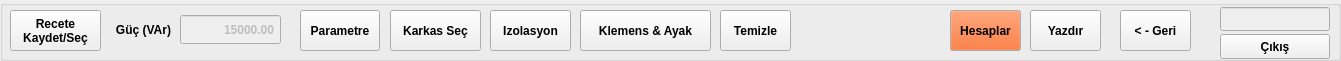
   <widget class="QGroupBox" name="groupBox_27">
    <property name="geometry">
     <rect>
      <x>4</x>
      <y>0</y>
      <width>1341</width>
      <height>61</height>
     </rect>
    </property>
    <property name="title">
     <string/>
    </property>
    <property name="flat">
     <bool>false</bool>
    </property>
    <widget class="QPushButton" name="pushButton_2">
     <property name="geometry">
      <rect>
       <x>1120</x>
       <y>10</y>
       <width>71</width>
       <height>41</height>
      </rect>
     </property>
     <property name="font">
      <font>
       <weight>75</weight>
       <bold>true</bold>
      </font>
     </property>
     <property name="text">
      <string>&lt; - Geri</string>
     </property>
    </widget>
    <widget class="QPushButton" name="pushButton_5">
     <property name="enabled">
      <bool>true</bool>
     </property>
     <property name="geometry">
      <rect>
       <x>10</x>
       <y>10</y>
       <width>91</width>
       <height>41</height>
      </rect>
     </property>
     <property name="font">
      <font>
       <weight>75</weight>
       <bold>true</bold>
      </font>
     </property>
     <property name="text">
      <string>Recete 
Kaydet/Seç</string>
     </property>
    </widget>
    <widget class="QLineEdit" name="lineEdit_user">
     <property name="enabled">
      <bool>false</bool>
     </property>
     <property name="geometry">
      <rect>
       <x>1220</x>
       <y>7</y>
       <width>110</width>
       <height>24</height>
      </rect>
     </property>
     <property name="alignment">
      <set>Qt::AlignCenter</set>
     </property>
    </widget>
    <widget class="QPushButton" name="pushButton_35">
     <property name="geometry">
      <rect>
       <x>1220</x>
       <y>34</y>
       <width>110</width>
       <height>25</height>
      </rect>
     </property>
     <property name="font">
      <font>
       <weight>75</weight>
       <bold>true</bold>
      </font>
     </property>
     <property name="text">
      <string>Çıkış</string>
     </property>
    </widget>
    <widget class="QPushButton" name="pushButton_4">
     <property name="geometry">
      <rect>
       <x>300</x>
       <y>10</y>
       <width>80</width>
       <height>41</height>
      </rect>
     </property>
     <property name="font">
      <font>
       <weight>75</weight>
       <bold>true</bold>
      </font>
     </property>
     <property name="text">
      <string>Parametre</string>
     </property>
    </widget>
    <widget class="QLabel" name="label_3">
     <property name="geometry">
      <rect>
       <x>100</x>
       <y>20</y>
       <width>71</width>
       <height>20</height>
      </rect>
     </property>
     <property name="font">
      <font>
       <weight>75</weight>
       <bold>true</bold>
      </font>
     </property>
     <property name="text">
      <string>Güç (VAr)</string>
     </property>
     <property name="alignment">
      <set>Qt::AlignRight|Qt::AlignTrailing|Qt::AlignVCenter</set>
     </property>
    </widget>
    <widget class="QDoubleSpinBox" name="doubleSpinBox_guc">
     <property name="enabled">
      <bool>false</bool>
     </property>
     <property name="geometry">
      <rect>
       <x>180</x>
       <y>14</y>
       <width>101</width>
       <height>31</height>
      </rect>
     </property>
     <property name="font">
      <font>
       <weight>75</weight>
       <bold>true</bold>
      </font>
     </property>
     <property name="layoutDirection">
      <enum>Qt::LeftToRight</enum>
     </property>
     <property name="autoFillBackground">
      <bool>false</bool>
     </property>
     <property name="alignment">
      <set>Qt::AlignRight|Qt::AlignTrailing|Qt::AlignVCenter</set>
     </property>
     <property name="buttonSymbols">
      <enum>QAbstractSpinBox::NoButtons</enum>
     </property>
     <property name="maximum">
      <double>999999.989999999990687</double>
     </property>
     <property name="value">
      <double>15000.000000000000000</double>
     </property>
    </widget>
    <widget class="QPushButton" name="pushButton_6">
     <property name="geometry">
      <rect>
       <x>390</x>
       <y>10</y>
       <width>91</width>
       <height>41</height>
      </rect>
     </property>
     <property name="font">
      <font>
       <weight>75</weight>
       <bold>true</bold>
      </font>
     </property>
     <property name="text">
      <string>Karkas Seç</string>
     </property>
    </widget>
    <widget class="QPushButton" name="pushButton_8">
     <property name="geometry">
      <rect>
       <x>490</x>
       <y>10</y>
       <width>81</width>
       <height>41</height>
      </rect>
     </property>
     <property name="font">
      <font>
       <weight>75</weight>
       <bold>true</bold>
      </font>
     </property>
     <property name="text">
      <string>Izolasyon</string>
     </property>
    </widget>
    <widget class="QPushButton" name="pushButton_klemens">
     <property name="enabled">
      <bool>true</bool>
     </property>
     <property name="geometry">
      <rect>
       <x>580</x>
       <y>10</y>
       <width>131</width>
       <height>41</height>
      </rect>
     </property>
     <property name="font">
      <font>
       <weight>75</weight>
       <bold>true</bold>
      </font>
     </property>
     <property name="text">
      <string>Klemens &amp;&amp; Ayak</string>
     </property>
    </widget>
    <widget class="QPushButton" name="pushButton_7">
     <property name="geometry">
      <rect>
       <x>1030</x>
       <y>10</y>
       <width>71</width>
       <height>41</height>
      </rect>
     </property>
     <property name="font">
      <font>
       <weight>75</weight>
       <bold>true</bold>
      </font>
     </property>
     <property name="text">
      <string>Yazdır</string>
     </property>
    </widget>
    <widget class="QPushButton" name="pushButton_13">
     <property name="geometry">
      <rect>
       <x>720</x>
       <y>10</y>
       <width>71</width>
       <height>41</height>
      </rect>
     </property>
     <property name="font">
      <font>
       <weight>75</weight>
       <bold>true</bold>
      </font>
     </property>
     <property name="text">
      <string>Temizle</string>
     </property>
    </widget>
    <widget class="QPushButton" name="pushButton">
     <property name="enabled">
      <bool>true</bool>
     </property>
     <property name="geometry">
      <rect>
       <x>950</x>
       <y>10</y>
       <width>71</width>
       <height>41</height>
      </rect>
     </property>
     <property name="palette">
      <palette>
       <active>
        <colorrole role="Button">
         <brush brushstyle="SolidPattern">
          <color alpha="255">
           <red>239</red>
           <green>86</green>
           <blue>15</blue>
          </color>
         </brush>
        </colorrole>
       </active>
       <inactive>
        <colorrole role="Button">
         <brush brushstyle="SolidPattern">
          <color alpha="255">
           <red>239</red>
           <green>86</green>
           <blue>15</blue>
          </color>
         </brush>
        </colorrole>
       </inactive>
       <disabled>
        <colorrole role="Button">
         <brush brushstyle="SolidPattern">
          <color alpha="255">
           <red>239</red>
           <green>86</green>
           <blue>15</blue>
          </color>
         </brush>
        </colorrole>
       </disabled>
      </palette>
     </property>
     <property name="font">
      <font>
       <weight>75</weight>
       <bold>true</bold>
      </font>
     </property>
     <property name="text">
      <string>Hesaplar</string>
     </property>
    </widget>
   </widget>
